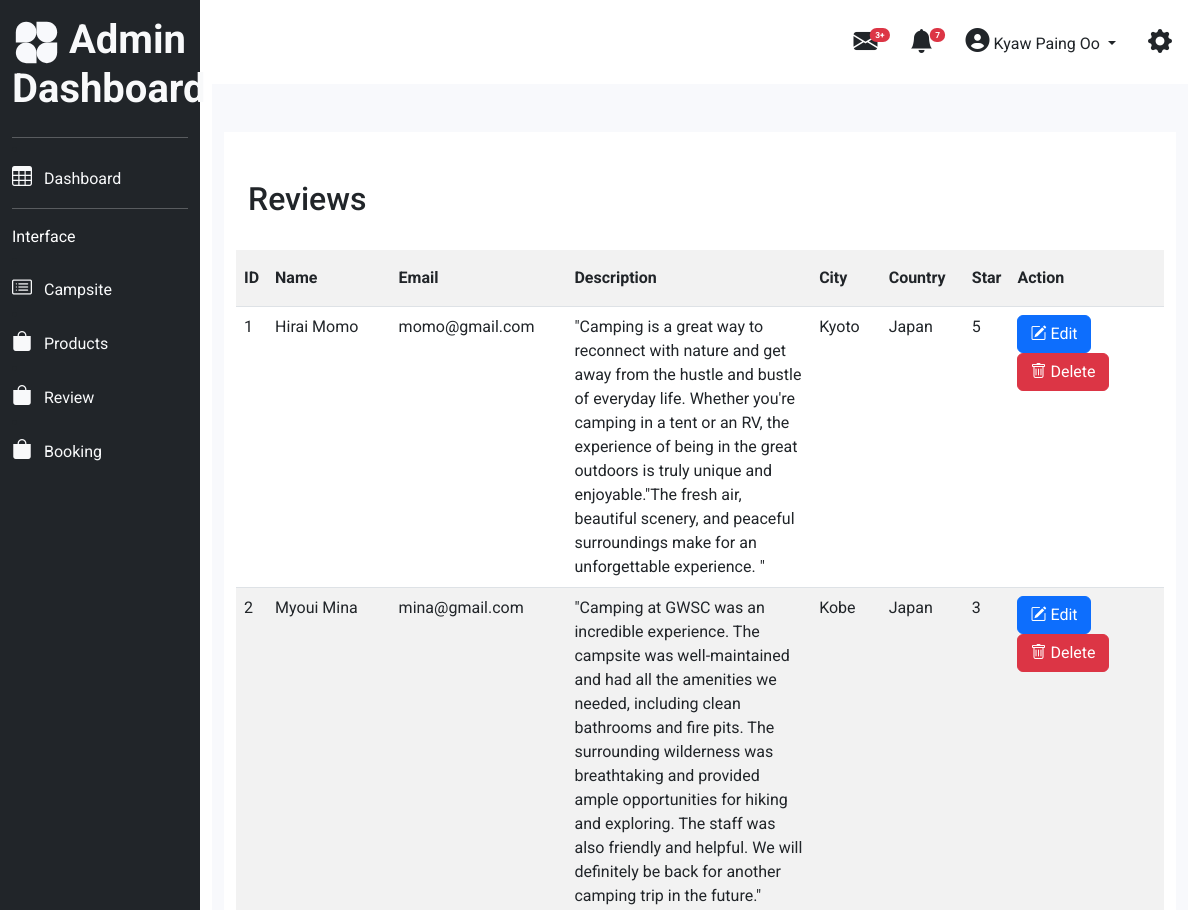
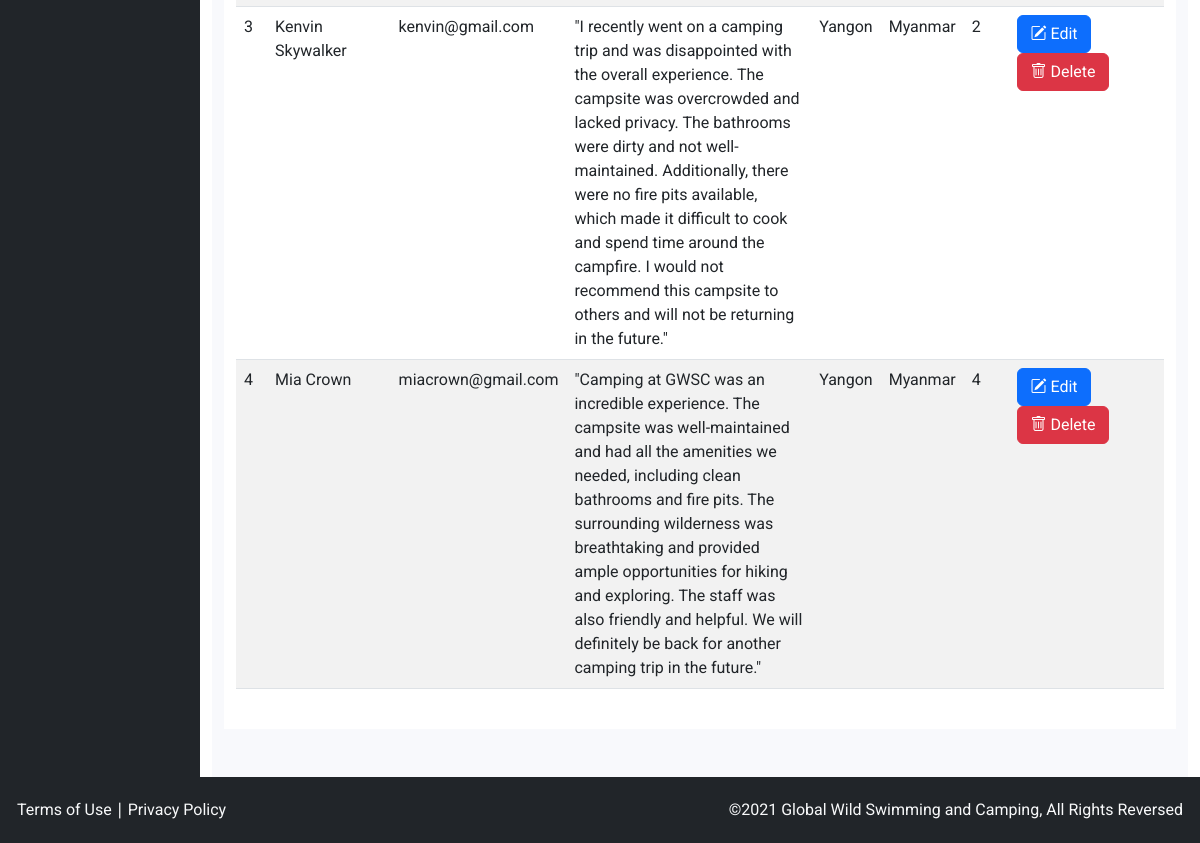
Screenshot of /admin_panel/review/review.php (signed in) with the database file from the repository (2 pictures, top to bottom).
### tables this page shows
CREATE TABLE `review` (
  `id` int NOT NULL,
  `name` varchar(255) NOT NULL,
  `email` varchar(255) NOT NULL,
  `description` text NOT NULL,
  `city` varchar(255) NOT NULL,
  `country` varchar(255) NOT NULL,
  `star` int NOT NULL
);

### admin_panel/review/review.php (the view, shortened to what this page needs)
<?php
    require_once('header.php');
    require_once('../../db/dbconfig.php');
    $review = $pdo_conn->prepare("SELECT * FROM review ORDER BY  review.id ASC ");
    $review->execute();
    $review_result = $review->fetchAll();
?>
<div class="container-fluid dashboard-bg py-4 ">
        <div class="contianer bg-white my-4 p-4">
            <div class="row py-4">
                <div class="col-md-2">
                    <h2>Reviews</h2>
                </div>
            </div>
            <div class="row">
            <table class="table table-striped">
                <tr>
                    <th scope="col" class="py-3">ID</th>
                    <th scope="col" class="py-3">Name</th>
                    <th scope="col" class="py-3">Email</th>
                    <th scope="col" class="py-3">Description</th>
                    <th scope="col" class="py-3">City</th>
                    <th scope="col" class="py-3">Country</th>
                    <th scope="col" class="py-3">Star</th>
                    <th scope="col" class="py-3">Action</th>
                </tr>
                <?php
                if(!empty($review_result)){
                    foreach($review_result as $review_row){
                ?>
                <tr>
                    <td><?php echo $review_row['id']; ?></td>
                    <td><?php echo $review_row['name']; ?></td>
                    <td><?php echo $review_row['email']; ?></td>
                    <td style="max-width: 300px;"><?php echo $review_row['description']; ?></td>
                    <td><?php echo $review_row['city']; ?></td>
                    <td><?php echo $review_row['country']; ?></td>
                    <td><?php echo $review_row['star']; ?></td>
                    <td>
                    <a href="edit.php?id=<?php echo $review_row['id'] ?>" class="btn btn-primary"><i class="bi bi-pencil-square"></i> Edit</a>
                    <a href="delete.php?id=<?php echo $review_row['id'] ?>" class="btn btn-danger"><i class="bi bi-trash"></i> Delete</a></td>
                </tr>
                <?php
                        }
                    }
                ?>
            </table>
            </div>
        </div>
    </div>
<?php
    require_once('footer.php');
?>

### css/style.css (style rules this page uses)
body { font-family: "Roboto", sans-serif; }
.dashboard-bg { background-color: #f8f9fc; }

### rows the page displays
review: id "1", name "Hirai Momo", email "momo@gmail.com", description "\"Camping is a great way to reconnect with nature and get away from the hustle and bustle of everyday life. Whether you're camping in a tent or an RV, the experience of being in the great outdoors is truly unique and enjoyable.\"The fresh air, beautiful scenery, and peaceful surroundings make for an unforgettable experience. \"", city "Kyoto", country "Japan", star "5"
review: id "2", name "Myoui Mina", email "mina@gmail.com", description "\"Camping at GWSC was an incredible experience. The campsite was well-maintained and had all the amenities we needed, including clean bathrooms and fire pits. The surrounding wilderness was breathtaking and provided ample opportunities for hiking and exploring. The staff was also friendly and helpful. We will definitely be back for another camping trip in the future.\"", city "Kobe", country "Japan", star "3"
review: id "3", name "Kenvin Skywalker", email "kenvin@gmail.com", description "\"I recently went on a camping trip and was disappointed with the overall experience. The campsite was overcrowded and lacked privacy. The bathrooms were dirty and not well-maintained. Additionally, there were no fire pits available, which made it difficult to cook and spend time around the campfire. I would not recommend this campsite to others and will not be returning in the future.\"", city "Yangon", country "Myanmar", star "2"
review: id "4", name "Mia Crown", email "miacrown@gmail.com", description "\"Camping at GWSC was an incredible experience. The campsite was well-maintained and had all the amenities we needed, including clean bathrooms and fire pits. The surrounding wilderness was breathtaking and provided ample opportunities for hiking and exploring. The staff was also friendly and helpful. We will definitely be back for another camping trip in the future.\"", city "Yangon", country "Myanmar", star "4"

### other values shown
$_SESSION['name'] "Kyaw Paing Oo"
